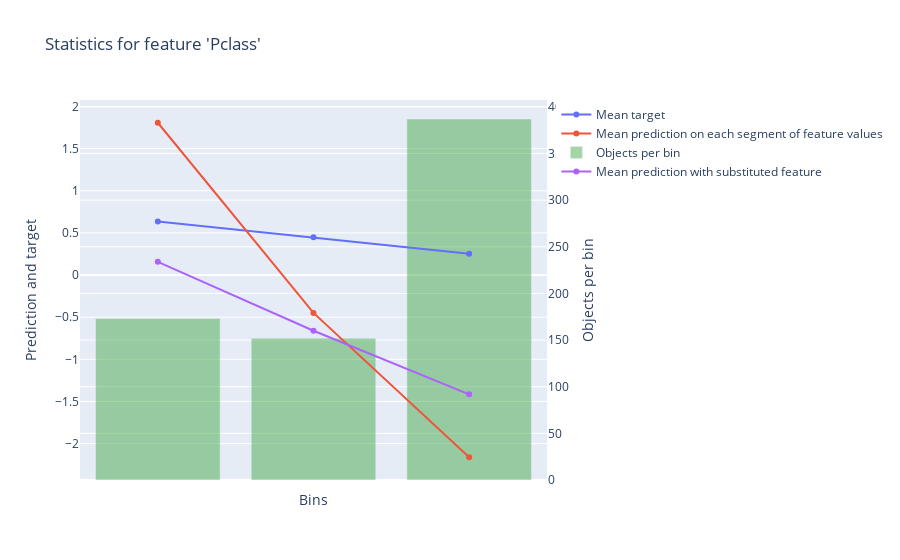
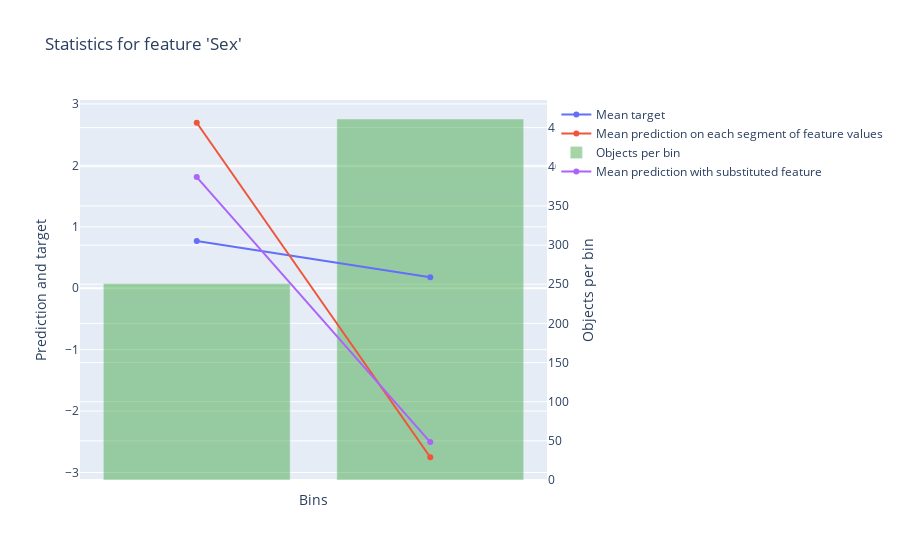
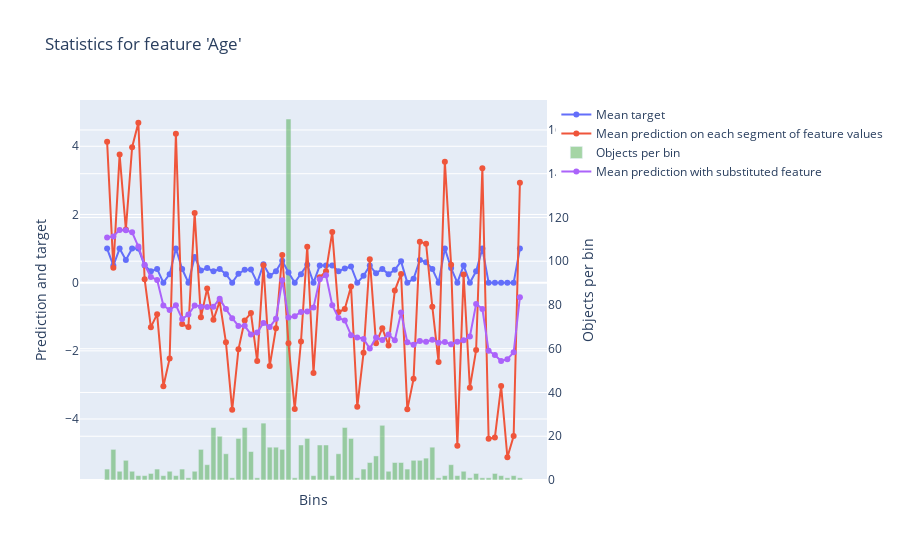
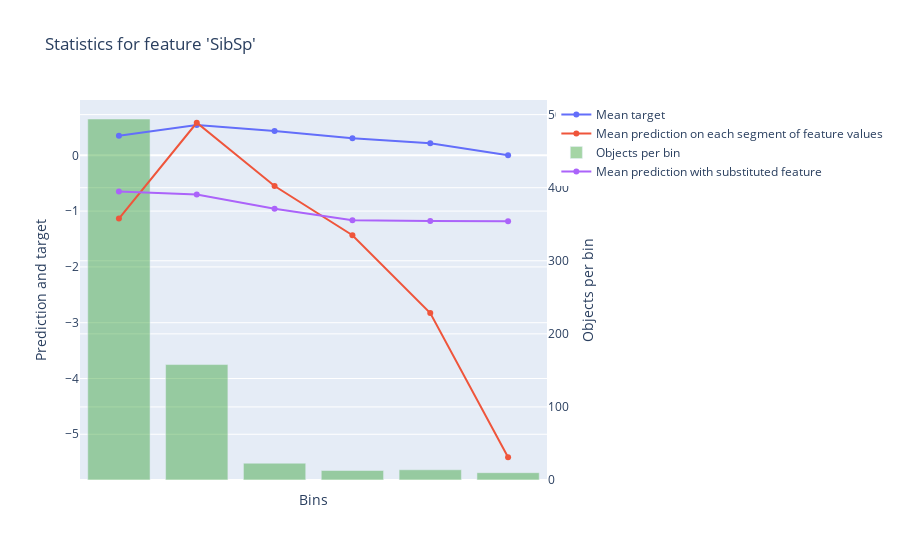

Source (notebook cell) for these figures, in order:
### Code cell
# Match coef's of features to columns
cat_model.calc_feature_statistics(data=X_train,target=y_train)

### Figure 1 — Plotly figure (JSON) as saved in the notebook; plotly's stock layout.template omitted (floating-point values rounded to 4 significant figures)
{"data": [{"mode": "lines+markers", "name": "Mean target", "type": "scatter", "xaxis": "x", "y": [0.6358, 0.4474, 0.2532], "yaxis": "y"}, {"mode": "lines+markers", "name": "Mean prediction on each segment of feature values", "type": "scatter", "xaxis": "x", "y": [1.807, -0.4491, -2.162], "yaxis": "y"}, {"marker": {"color": "rgba(30, 150, 30, 0.4)"}, "name": "Objects per bin", "type": "bar", "width": 0.8, "xaxis": "x", "y": [173, 152, 387], "yaxis": "y2"}, {"mode": "lines+markers", "name": "Mean prediction with substituted feature", "type": "scatter", "xaxis": "x", "y": [0.1562, -0.6609, -1.415], "yaxis": "y"}], "layout": {"title": {"text": "Statistics for feature 'Pclass'"}, "xaxis": {"showticklabels": false, "tickmode": "array", "ticktext": ["(-inf, 1.5000]", "(1.5000, 2.5000]", "(2.5000, +inf)"], "tickvals": [0, 1, 2], "title": {"text": "Bins"}}, "yaxis": {"overlaying": "y2", "side": "left", "title": {"text": "Prediction and target"}}, "yaxis2": {"position": 1, "side": "right", "title": {"text": "Objects per bin"}}}}

### Figure 2 — Plotly figure (JSON) as saved in the notebook; plotly's stock layout.template omitted (floating-point values rounded to 4 significant figures)
{"data": [{"mode": "lines+markers", "name": "Mean target", "type": "scatter", "xaxis": "x", "y": [0.7689, 0.18], "yaxis": "y"}, {"mode": "lines+markers", "name": "Mean prediction on each segment of feature values", "type": "scatter", "xaxis": "x", "y": [2.694, -2.752], "yaxis": "y"}, {"marker": {"color": "rgba(30, 150, 30, 0.4)"}, "name": "Objects per bin", "type": "bar", "width": 0.8, "xaxis": "x", "y": [251, 461], "yaxis": "y2"}, {"mode": "lines+markers", "name": "Mean prediction with substituted feature", "type": "scatter", "xaxis": "x", "y": [1.81, -2.504], "yaxis": "y"}], "layout": {"title": {"text": "Statistics for feature 'Sex'"}, "xaxis": {"showticklabels": false, "tickmode": "array", "ticktext": ["(-inf, 1.5000]", "(1.5000, +inf)"], "tickvals": [0, 1], "title": {"text": "Bins"}}, "yaxis": {"overlaying": "y2", "side": "left", "title": {"text": "Prediction and target"}}, "yaxis2": {"position": 1, "side": "right", "title": {"text": "Objects per bin"}}}}

### Figure 3 — Plotly figure (JSON) as saved in the notebook; plotly's stock layout.template omitted (floating-point values rounded to 4 significant figures)
{"data": [{"mode": "lines+markers", "name": "Mean target", "type": "scatter", "xaxis": "x", "y": [1, 0.5, 1, 0.6667, 1, 1, 0.5, 0.3333, 0.4, 0, 0.25, 1, 0.4, 0, 0.75, 0.3571, 0.4286, 0.3333, 0.4, 0.25, 0, 0.2632, 0.375, 0.3846, 0, 0.5385, 0.2, 0.3333, 0.6429, 0.297, 0, 0.25, 0.5263, 0, 0.5, 0.5, 0.5, 0.3333, 0.4167, 0.4737, 0, 0.2, 0.5, 0.2727, 0.4, 0.25, 0.375, 0.625, 0, 0.1111, 0.6667, 0.6, 0.4, 0, 1, 0.4286, 0, 0.5, 0, 0.3333, 1, 0, 0, 0, 0, 0, 1], "yaxis": "y"}, {"mode": "lines+markers", "name": "Mean prediction on each segment of feature values", "type": "scatter", "xaxis": "x", "y": [4.137, 0.4403, 3.756, 1.559, 3.975, 4.69, 0.1016, -1.305, -0.9242, -3.037, -2.221, 4.371, -1.215, -1.298, 2.044, -1.018, -0.1709, -1.092, -0.5486, -1.752, -3.729, -1.957, -1.109, -0.893, -2.302, 0.5104, -2.445, -1.335, 0.8113, -1.78, -3.704, -1.725, 1.055, -2.651, 0.1551, 0.3319, 1.483, -0.8637, -0.7723, -0.1118, -3.642, -2.059, 0.6859, -1.78, -1.334, -1.842, -0.2332, 0.2557, -3.715, -2.822, 1.197, 1.144, -0.7095, -2.329, 3.549, 0.5282, -4.781, 0.239, -3.084, -1.977, 3.356, -4.577, -4.539, -3.034, -5.121, -4.498, 2.927], "yaxis": "y"}, {"marker": {"color": "rgba(30, 150, 30, 0.4)"}, "name": "Objects per bin", "type": "bar", "width": 0.8, "xaxis": "x", "y": [5, 14, 4, 9, 4, 2, 2, 3, 5, 2, 4, 2, 5, 1, 4, 14, 7, 24, 20, 12, 1, 19, 24, 13, 1, 26, 15, 15, 14, 165, 1, 16, 19, 2, 16, 16, 2, 12, 24, 19, 1, 5, 8, 11, 25, 4, 8, 8, 5, 9, 9, 10, 15, 1, 2, 7, 2, 4, 1, 3, 1, 1, 3, 2, 1, 2, 1], "yaxis": "y2"}, {"mode": "lines+markers", "name": "Mean prediction with substituted feature", "type": "scatter", "xaxis": "x", "y": [1.323, 1.357, 1.547, 1.534, 1.477, 1.057, 0.5234, 0.1683, 0.07963, -0.6698, -0.802, -0.6599, -1.065, -0.9343, -0.6686, -0.7032, -0.7159, -0.7038, -0.4754, -0.776, -1.043, -1.27, -1.266, -1.518, -1.465, -1.185, -1.298, -1.059, 0.06902, -1.023, -0.983, -0.8616, -0.8448, -0.7273, 0.1032, 0.2152, -0.664, -1.037, -1.108, -1.542, -1.608, -1.651, -1.931, -1.609, -1.681, -1.522, -1.692, -0.8783, -1.746, -1.822, -1.714, -1.731, -1.673, -1.764, -1.742, -1.806, -1.736, -1.691, -1.582, -0.627, -0.7695, -1.998, -2.123, -2.3, -2.246, -2.044, -0.4277], "yaxis": "y"}], "layout": {"title": {"text": "Statistics for feature 'Age'"}, "xaxis": {"showticklabels": false, "tickmode": "array", "ticktext": ["(-inf, 0.9600]", "(0.9600, 2.5000]", "(2.5000, 3.5000]", "(3.5000, 4.5000]", "(4.5000, 5.5000]", "(5.5000, 6.5000]", "(6.5000, 7.5000]", "(7.5000, 8.5000]", "(8.5000, 9.5000]", "(9.5000, 10.5000]", "(10.5000, 12.0000]", "(12.0000, 13.5000]", "(13.5000, 14.2500]", "(14.2500, 14.7500]", "(14.7500, 15.5000]", "(15.5000, 16.5000]", "(16.5000, 17.5000]", "(17.5000, 18.5000]", "(18.5000, 19.5000]", "(19.5000, 20.2500]", "(20.2500, 20.7500]", "(20.7500, 21.5000]", "(21.5000, 22.5000]", "(22.5000, 23.2500]", "(23.2500, 23.7500]", "(23.7500, 24.5000]", "(24.5000, 25.5000]", "(25.5000, 26.5000]", "(26.5000, 27.5000]", "(27.5000, 28.2500]", "(28.2500, 28.7500]", "(28.7500, 29.5000]", "(29.5000, 30.2500]", "(30.2500, 30.7500]", "(30.7500, 31.5000]", "(31.5000, 32.2500]", "(32.2500, 32.7500]", "(32.7500, 33.5000]", "(33.5000, 35.5000]", "(35.5000, 36.2500]", "(36.2500, 36.7500]", "(36.7500, 37.5000]", "(37.5000, 38.5000]", "(38.5000, 39.5000]", "(39.5000, 42.5000]", "(42.5000, 43.5000]", "(43.5000, 44.5000]", "(44.5000, 45.2500]", "(45.2500, 46.5000]", "(46.5000, 47.5000]", "(47.5000, 48.5000]", "(48.5000, 50.5000]", "(50.5000, 54.5000]", "(54.5000, 55.5000]", "(55.5000, 56.5000]", "(56.5000, 58.5000]", "(58.5000, 59.5000]", "(59.5000, 60.5000]", "(60.5000, 61.5000]", "(61.5000, 62.5000]", "(62.5000, 63.5000]", "(63.5000, 64.5000]", "(64.5000, 65.5000]", "(65.5000, 70.2500]", "(70.2500, 70.7500]", "(70.7500, 75.5000]", "(75.5000, +inf)"], "tickvals": [0, 1, 2, 3, 4, 5, 6, 7, 8, 9, 10, 11, 12, 13, 14, 15, 16, 17, 18, 19, 20, 21, 22, 23, 24, 25, 26, 27, 28, 29, 30, 31, 32, 33, 34, 35, 36, 37, 38, 39, 40, 41, 42, 43, 44, 45, 46, 47, 48, 49, 50, 51, 52, 53, 54, 55, 56, 57, 58, 59, 60, 61, 62, 63, 64, 65, 66], "title": {"text": "Bins"}}, "yaxis": {"overlaying": "y2", "side": "left", "title": {"text": "Prediction and target"}}, "yaxis2": {"position": 1, "side": "right", "title": {"text": "Objects per bin"}}}}

### Figure 4 — Plotly figure (JSON) as saved in the notebook; plotly's stock layout.template omitted (floating-point values rounded to 4 significant figures)
{"data": [{"mode": "lines+markers", "name": "Mean target", "type": "scatter", "xaxis": "x", "y": [0.3502, 0.5443, 0.4348, 0.3077, 0.2143, 0], "yaxis": "y"}, {"mode": "lines+markers", "name": "Mean prediction on each segment of feature values", "type": "scatter", "xaxis": "x", "y": [-1.133, 0.5834, -0.5495, -1.433, -2.827, -5.412], "yaxis": "y"}, {"marker": {"color": "rgba(30, 150, 30, 0.4)"}, "name": "Objects per bin", "type": "bar", "width": 0.8, "xaxis": "x", "y": [494, 158, 23, 13, 14, 10], "yaxis": "y2"}, {"mode": "lines+markers", "name": "Mean prediction with substituted feature", "type": "scatter", "xaxis": "x", "y": [-0.6509, -0.7014, -0.9587, -1.163, -1.177, -1.181], "yaxis": "y"}], "layout": {"title": {"text": "Statistics for feature 'SibSp'"}, "xaxis": {"showticklabels": false, "tickmode": "array", "ticktext": ["(-inf, 0.5000]", "(0.5000, 1.5000]", "(1.5000, 2.5000]", "(2.5000, 3.5000]", "(3.5000, 4.5000]", "(4.5000, +inf)"], "tickvals": [0, 1, 2, 3, 4, 5], "title": {"text": "Bins"}}, "yaxis": {"overlaying": "y2", "side": "left", "title": {"text": "Prediction and target"}}, "yaxis2": {"position": 1, "side": "right", "title": {"text": "Objects per bin"}}}}
